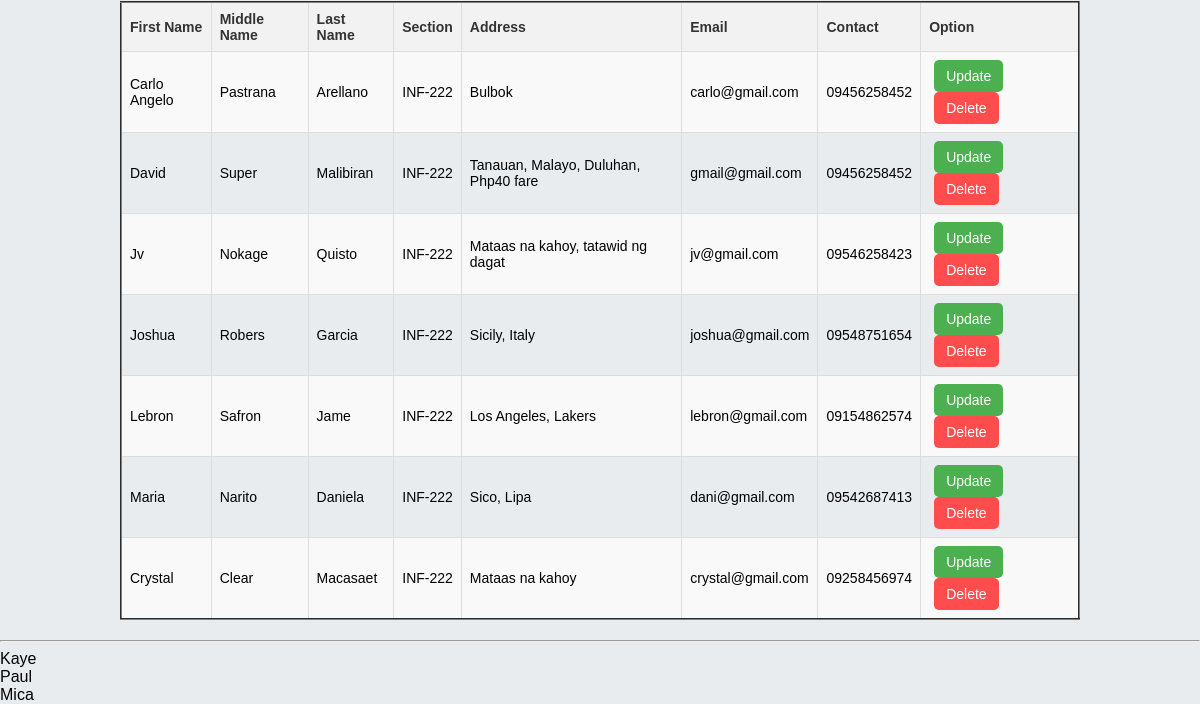
Before: / (lower part) with the older database file.
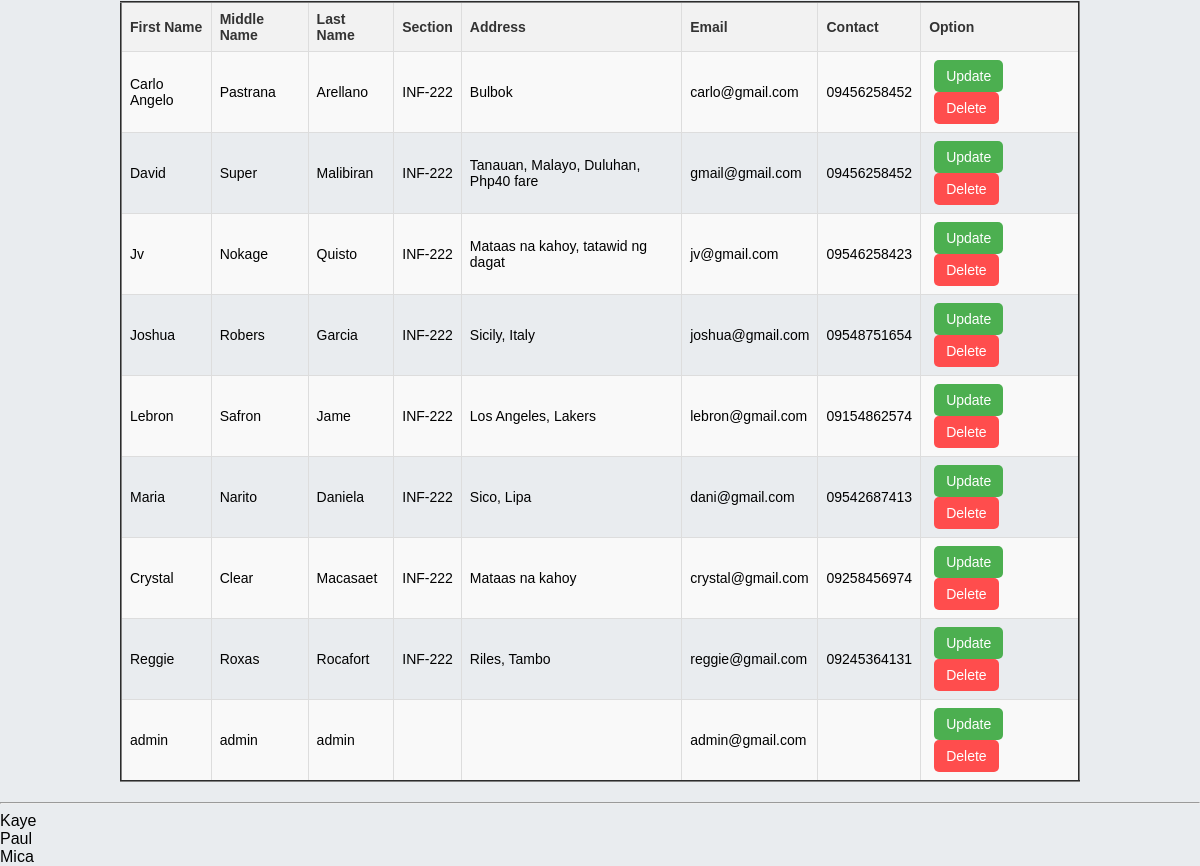
After: the same page with the newer database file.
### tables this page shows
CREATE TABLE `mytbl` (
  `id` int(11) NOT NULL,
  `fName` varchar(255) NOT NULL,
  `mName` varchar(255) NOT NULL,
  `lName` varchar(255) NOT NULL,
  `section` varchar(255) NOT NULL,
  `address` varchar(255) NOT NULL,
  `email` varchar(255) NOT NULL,
  `contact` varchar(255) NOT NULL,
  `password` varchar(255) NOT NULL,
  `account_type` varchar(1) NOT NULL
);

### index.php (the view, shortened to what this page needs)
<?php
include("connections.php");
?>
<?php
$view_query = mysqli_query($connections, "SELECT * FROM mytbl");
echo "<table border='2' width='50%'>";
echo "<tr>
        <th>First Name</th>
        <th>Middle Name</th>
        <th>Last Name</th>
        <th>Section</th>
        <th>Address</th>
        <th>Email</th>
        <th>Contact</th>
        <th>Option</th>
    </tr>";
while ($row = mysqli_fetch_assoc($view_query)) {
    $user_id = $row["id"];
    $fName = $row["fName"];
    $mName = $row["mName"];
    $lName = $row["lName"];
    $section = $row["section"];
    $address = $row["address"];
    $email = $row["email"];
    $contact = $row["contact"];
    echo "<tr>
            <td>$fName</td>
            <td>$mName</td>
            <td>$lName</td>
            <td>$section</td>
            <td>$address</td>
            <td>$email</td>
            <td>$contact</td>
            <td>
                <a class='btn' href='Edit.php?id=$user_id'>Update</a>
                <a class='btn delete' href='ConfirmDelete.php?id=$user_id'>Delete</a>
            </td>
          </tr>";
}
echo "</table>";
?>
<hr>
<?php
$Paul= "Paul";
$Mica= "Mica";
$Kaye= "Kaye";
$names = array("$Kaye","$Paul","$Mica");
    foreach ($names as $display_names) {
        echo $display_names . "<br>";
}
?>

Changed rows visible on the page:
added mytbl: fName "Reggie", mName "Roxas", lName "Rocafort", section "INF-222", address "Riles, Tambo", email "reggie@gmail.com", contact "09245364131"
added mytbl: fName "admin", mName "admin", lName "admin", email "admin@gmail.com"
